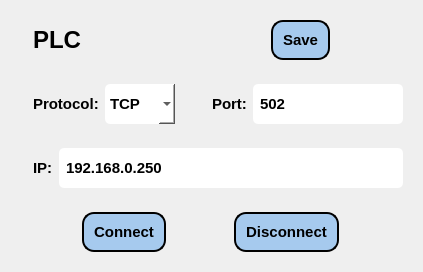
          <widget class="QWidget" name="paramaterFrame_3" native="true">
           <property name="sizePolicy">
            <sizepolicy hsizetype="Preferred" vsizetype="Preferred">
             <horstretch>0</horstretch>
             <verstretch>0</verstretch>
            </sizepolicy>
           </property>
           <property name="minimumSize">
            <size>
             <width>299</width>
             <height>0</height>
            </size>
           </property>
           <property name="maximumSize">
            <size>
             <width>10000</width>
             <height>1111</height>
            </size>
           </property>
           <property name="font">
            <font>
             <weight>75</weight>
             <bold>true</bold>
            </font>
           </property>
           <property name="styleSheet">
            <string notr="true"/>
           </property>
           <layout class="QGridLayout" name="gridLayout_3">
            <item row="0" column="0">
             <widget class="QWidget" name="widget_12" native="true">
              <layout class="QHBoxLayout" name="horizontalLayout_11">
               <item>
                <widget class="QLabel" name="label_43">
                 <property name="sizePolicy">
                  <sizepolicy hsizetype="Fixed" vsizetype="Preferred">
                   <horstretch>0</horstretch>
                   <verstretch>0</verstretch>
                  </sizepolicy>
                 </property>
                 <property name="text">
                  <string/>
                 </property>
                 <property name="pixmap">
                  <pixmap>all-icons/automation-testing.png</pixmap>
                 </property>
                </widget>
               </item>
               <item>
                <widget class="QLabel" name="label_31">
                 <property name="sizePolicy">
                  <sizepolicy hsizetype="Preferred" vsizetype="Preferred">
                   <horstretch>0</horstretch>
                   <verstretch>0</verstretch>
                  </sizepolicy>
                 </property>
                 <property name="font">
                  <font>
                   <pointsize>18</pointsize>
                   <weight>75</weight>
                   <bold>true</bold>
                  </font>
                 </property>
                 <property name="text">
                  <string>PLC</string>
                 </property>
                </widget>
               </item>
              </layout>
             </widget>
            </item>
            <item row="3" column="0" colspan="2">
             <widget class="QWidget" name="widget_24" native="true">
              <layout class="QHBoxLayout" name="horizontalLayout_4">
               <item>
                <widget class="QLabel" name="label_65">
                 <property name="sizePolicy">
                  <sizepolicy hsizetype="Fixed" vsizetype="Preferred">
                   <horstretch>0</horstretch>
                   <verstretch>0</verstretch>
                  </sizepolicy>
                 </property>
                 <property name="text">
                  <string/>
                 </property>
                 <property name="pixmap">
                  <pixmap>all-icons/counter.png</pixmap>
                 </property>
                </widget>
               </item>
               <item>
                <widget class="QLabel" name="label_47">
                 <property name="sizePolicy">
                  <sizepolicy hsizetype="Fixed" vsizetype="Preferred">
                   <horstretch>0</horstretch>
                   <verstretch>0</verstretch>
                  </sizepolicy>
                 </property>
                 <property name="font">
                  <font>
                   <pointsize>11</pointsize>
                   <weight>75</weight>
                   <bold>true</bold>
                  </font>
                 </property>
                 <property name="text">
                  <string>IP:</string>
                 </property>
                </widget>
               </item>
               <item>
                <widget class="QLineEdit" name="line_edit_PLCIP">
                 <property name="sizePolicy">
                  <sizepolicy hsizetype="Preferred" vsizetype="Preferred">
                   <horstretch>0</horstretch>
                   <verstretch>0</verstretch>
                  </sizepolicy>
                 </property>
                 <property name="minimumSize">
                  <size>
                   <width>0</width>
                   <height>40</height>
                  </size>
                 </property>
                 <property name="maximumSize">
                  <size>
                   <width>16777215</width>
                   <height>40</height>
                  </size>
                 </property>
                 <property name="font">
                  <font>
                   <pointsize>11</pointsize>
                   <weight>75</weight>
                   <bold>true</bold>
                  </font>
                 </property>
                 <property name="styleSheet">
                  <string notr="true">background-color:  white;
border-radius: 5px;
padding: 5px;</string>
                 </property>
                 <property name="text">
                  <string>192.168.0.250</string>
                 </property>
                </widget>
               </item>
              </layout>
             </widget>
            </item>
            <item row="0" column="1">
             <widget class="QWidget" name="widget_72" native="true">
              <layout class="QHBoxLayout" name="horizontalLayout_63">
               <item>
                <widget class="QPushButton" name="button_save_PLCIP">
                 <property name="sizePolicy">
                  <sizepolicy hsizetype="Fixed" vsizetype="Fixed">
                   <horstretch>0</horstretch>
                   <verstretch>0</verstretch>
                  </sizepolicy>
                 </property>
                 <property name="minimumSize">
                  <size>
                   <width>0</width>
                   <height>40</height>
                  </size>
                 </property>
                 <property name="maximumSize">
                  <size>
                   <width>16777215</width>
                   <height>40</height>
                  </size>
                 </property>
                 <property name="font">
                  <font>
                   <pointsize>11</pointsize>
                   <weight>75</weight>
                   <bold>true</bold>
                  </font>
                 </property>
                 <property name="styleSheet">
                  <string notr="true">QPushButton {
    background-color: #A6CAEE;
    border: 2px solid black;
    border-radius: 12px;
padding: 10px 10px;
}

QPushButton:hover {
    background-color: qlineargradient(
spread:pad, 
x1:0, y1:0, x2:0, y2:1, 

stop:0 #738B95, 
stop:1 #BAE5F5
    );
}

QPushButton:pressed {
    background-color: qlineargradient(
spread:pad, 
x1:0, y1:0, x2:0, y2:1, 
stop:0  #BAE5F5, 
stop:1 #738B95
);
    padding-top: 6px;   /* tạo cảm giác ấn xuống */
}</string>
                 </property>
                 <property name="text">
                  <string>Save</string>
                 </property>
                 <property name="icon">
                  <iconset>
                   <normaloff>all-icons/save-24.png</normaloff>all-icons/save-24.png</iconset>
                 </property>
                 <property name="iconSize">
                  <size>
                   <width>32</width>
                   <height>32</height>
                  </size>
                 </property>
                </widget>
               </item>
              </layout>
             </widget>
            </item>
            <item row="2" column="0">
             <widget class="QWidget" name="widget_85" native="true">
              <property name="enabled">
               <bool>true</bool>
              </property>
              <layout class="QHBoxLayout" name="horizontalLayout_61">
               <item>
                <widget class="QLabel" name="label_112">
                 <property name="sizePolicy">
                  <sizepolicy hsizetype="Fixed" vsizetype="Preferred">
                   <horstretch>0</horstretch>
                   <verstretch>0</verstretch>
                  </sizepolicy>
                 </property>
                 <property name="text">
                  <string/>
                 </property>
                 <property name="pixmap">
                  <pixmap>all-icons/business.png</pixmap>
                 </property>
                </widget>
               </item>
               <item>
                <widget class="QLabel" name="label_113">
                 <property name="sizePolicy">
                  <sizepolicy hsizetype="Fixed" vsizetype="Preferred">
                   <horstretch>0</horstretch>
                   <verstretch>0</verstretch>
                  </sizepolicy>
                 </property>
                 <property name="font">
                  <font>
                   <pointsize>11</pointsize>
                   <weight>75</weight>
                   <bold>true</bold>
                  </font>
                 </property>
                 <property name="text">
                  <string>Protocol:</string>
                 </property>
                </widget>
               </item>
               <item>
                <widget class="QComboBox" name="comboBox_PLC_protocol">
                 <property name="sizePolicy">
                  <sizepolicy hsizetype="Preferred" vsizetype="Preferred">
                   <horstretch>0</horstretch>
                   <verstretch>0</verstretch>
                  </sizepolicy>
                 </property>
                 <property name="minimumSize">
                  <size>
                   <width>70</width>
                   <height>40</height>
                  </size>
                 </property>
                 <property name="maximumSize">
                  <size>
                   <width>70</width>
                   <height>40</height>
                  </size>
                 </property>
                 <property name="font">
                  <font>
                   <pointsize>11</pointsize>
                  </font>
                 </property>
                 <property name="styleSheet">
                  <string notr="true">background-color:  white;
border-radius: 5px;
padding: 5px;</string>
                 </property>
                 <item>
                  <property name="text">
                   <string>TCP</string>
                  </property>
                 </item>
                 <item>
                  <property name="text">
                   <string>SLMP</string>
                  </property>
                 </item>
                </widget>
               </item>
              </layout>
             </widget>
            </item>
            <item row="4" column="0" colspan="2">
             <widget class="QWidget" name="widget_23" native="true">
              <layout class="QHBoxLayout" name="horizontalLayout_27">
               <item>
                <widget class="QPushButton" name="button_connect_PLC">
                 <property name="sizePolicy">
                  <sizepolicy hsizetype="Fixed" vsizetype="Fixed">
                   <horstretch>0</horstretch>
                   <verstretch>0</verstretch>
                  </sizepolicy>
                 </property>
                 <property name="minimumSize">
                  <size>
                   <width>0</width>
                   <height>40</height>
                  </size>
                 </property>
                 <property name="maximumSize">
                  <size>
                   <width>16777215</width>
                   <height>40</height>
                  </size>
                 </property>
                 <property name="font">
                  <font>
                   <pointsize>11</pointsize>
                   <weight>75</weight>
                   <bold>true</bold>
                  </font>
                 </property>
                 <property name="styleSheet">
                  <string notr="true">QPushButton {
    background-color: #A6CAEE;
    border: 2px solid black;
    border-radius: 12px;
padding: 10px 10px;
}

QPushButton:hover {
    background-color: qlineargradient(
spread:pad, 
x1:0, y1:0, x2:0, y2:1, 

stop:0 #738B95, 
stop:1 #BAE5F5
    );
}

QPushButton:pressed {
    background-color: qlineargradient(
spread:pad, 
x1:0, y1:0, x2:0, y2:1, 
stop:0  #BAE5F5, 
stop:1 #738B95
);
    padding-top: 6px;   /* tạo cảm giác ấn xuống */
}</string>
                 </property>
                 <property name="text">
                  <string>Connect</string>
                 </property>
                 <property name="icon">
                  <iconset>
                   <normaloff>all-icons/rec.png</normaloff>all-icons/rec.png</iconset>
                 </property>
                 <property name="iconSize">
                  <size>
                   <width>24</width>
                   <height>24</height>
                  </size>
                 </property>
                </widget>
               </item>
               <item>
                <widget class="QPushButton" name="button_disconnect_PLC">
                 <property name="sizePolicy">
                  <sizepolicy hsizetype="Fixed" vsizetype="Fixed">
                   <horstretch>0</horstretch>
                   <verstretch>0</verstretch>
                  </sizepolicy>
                 </property>
                 <property name="minimumSize">
                  <size>
                   <width>0</width>
                   <height>40</height>
                  </size>
                 </property>
                 <property name="maximumSize">
                  <size>
                   <width>16777215</width>
                   <height>40</height>
                  </size>
                 </property>
                 <property name="font">
                  <font>
                   <pointsize>11</pointsize>
                   <weight>75</weight>
                   <bold>true</bold>
                  </font>
                 </property>
                 <property name="styleSheet">
                  <string notr="true">QPushButton {
    background-color: #A6CAEE;
    border: 2px solid black;
    border-radius: 12px;
padding: 10px 10px;
}

QPushButton:hover {
    background-color: qlineargradient(
spread:pad, 
x1:0, y1:0, x2:0, y2:1, 

stop:0 #738B95, 
stop:1 #BAE5F5
    );
}

QPushButton:pressed {
    background-color: qlineargradient(
spread:pad, 
x1:0, y1:0, x2:0, y2:1, 
stop:0  #BAE5F5, 
stop:1 #738B95
);
    padding-top: 6px;   /* tạo cảm giác ấn xuống */
}</string>
                 </property>
                 <property name="text">
                  <string>Disconnect</string>
                 </property>
                 <property name="icon">
                  <iconset>
                   <normaloff>all-icons/x-mark-3-24.png</normaloff>all-icons/x-mark-3-24.png</iconset>
                 </property>
                 <property name="iconSize">
                  <size>
                   <width>32</width>
                   <height>32</height>
                  </size>
                 </property>
                </widget>
               </item>
              </layout>
             </widget>
            </item>
            <item row="2" column="1">
             <widget class="QWidget" name="widget_86" native="true">
              <property name="enabled">
               <bool>true</bool>
              </property>
              <layout class="QHBoxLayout" name="horizontalLayout_62">
               <item>
                <widget class="QLabel" name="label_114">
                 <property name="sizePolicy">
                  <sizepolicy hsizetype="Fixed" vsizetype="Preferred">
                   <horstretch>0</horstretch>
                   <verstretch>0</verstretch>
                  </sizepolicy>
                 </property>
                 <property name="text">
                  <string/>
                 </property>
                 <property name="pixmap">
                  <pixmap>all-icons/apple.png</pixmap>
                 </property>
                </widget>
               </item>
               <item>
                <widget class="QLabel" name="label_115">
                 <property name="sizePolicy">
                  <sizepolicy hsizetype="Fixed" vsizetype="Preferred">
                   <horstretch>0</horstretch>
                   <verstretch>0</verstretch>
                  </sizepolicy>
                 </property>
                 <property name="font">
                  <font>
                   <pointsize>11</pointsize>
                   <weight>75</weight>
                   <bold>true</bold>
                  </font>
                 </property>
                 <property name="text">
                  <string>Port:</string>
                 </property>
                </widget>
               </item>
               <item>
                <widget class="QLineEdit" name="lineEdit_PLC_port">
                 <property name="enabled">
                  <bool>true</bool>
                 </property>
                 <property name="sizePolicy">
                  <sizepolicy hsizetype="Preferred" vsizetype="Preferred">
                   <horstretch>0</horstretch>
                   <verstretch>0</verstretch>
                  </sizepolicy>
                 </property>
                 <property name="minimumSize">
                  <size>
                   <width>0</width>
                   <height>40</height>
                  </size>
                 </property>
                 <property name="maximumSize">
                  <size>
                   <width>16777215</width>
                   <height>40</height>
                  </size>
                 </property>
                 <property name="font">
                  <font>
                   <pointsize>11</pointsize>
                  </font>
                 </property>
                 <property name="styleSheet">
                  <string notr="true">background-color:  white;
border-radius: 5px;
padding: 5px;</string>
                 </property>
                 <property name="text">
                  <string>502</string>
                 </property>
                </widget>
               </item>
              </layout>
             </widget>
            </item>
           </layout>
          </widget>
